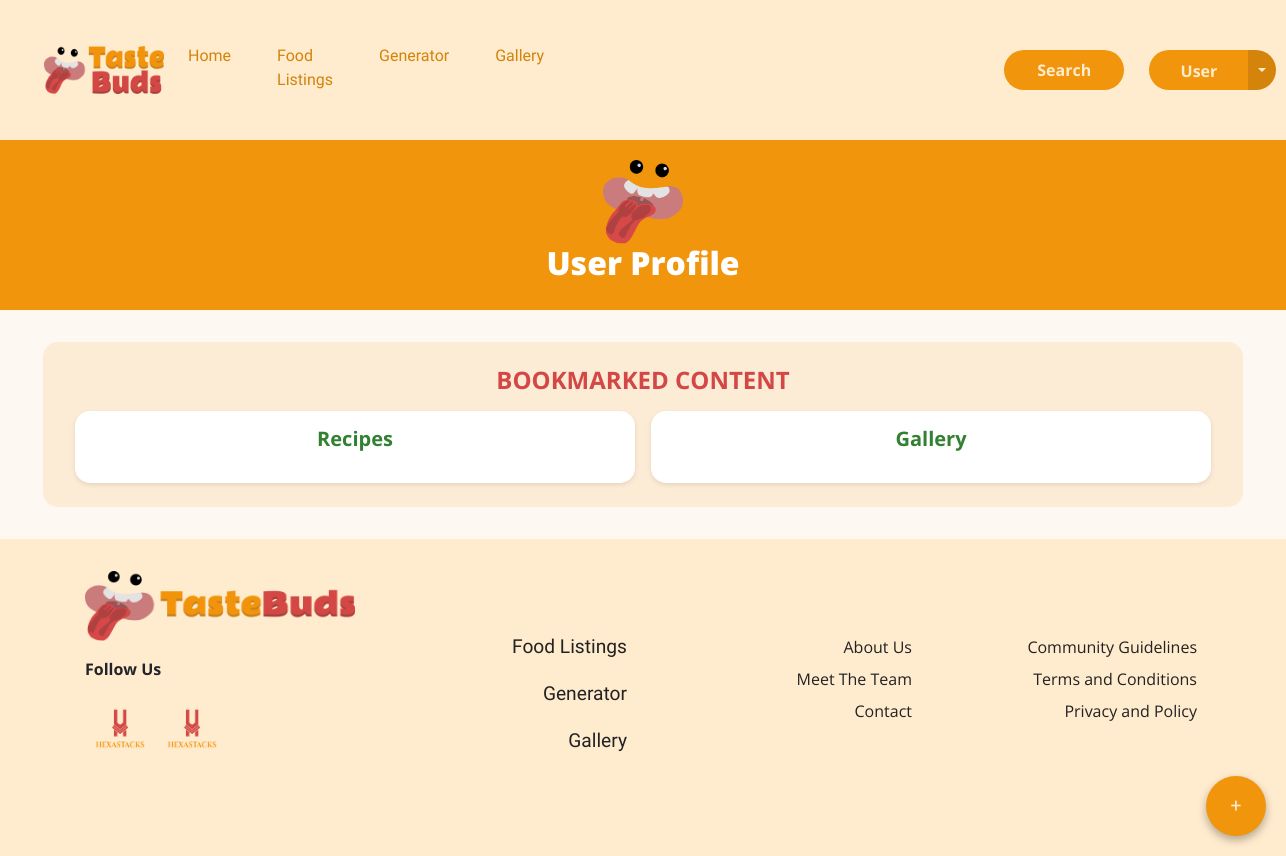
The page /users/userBookmark.php on the database as committed earlier.
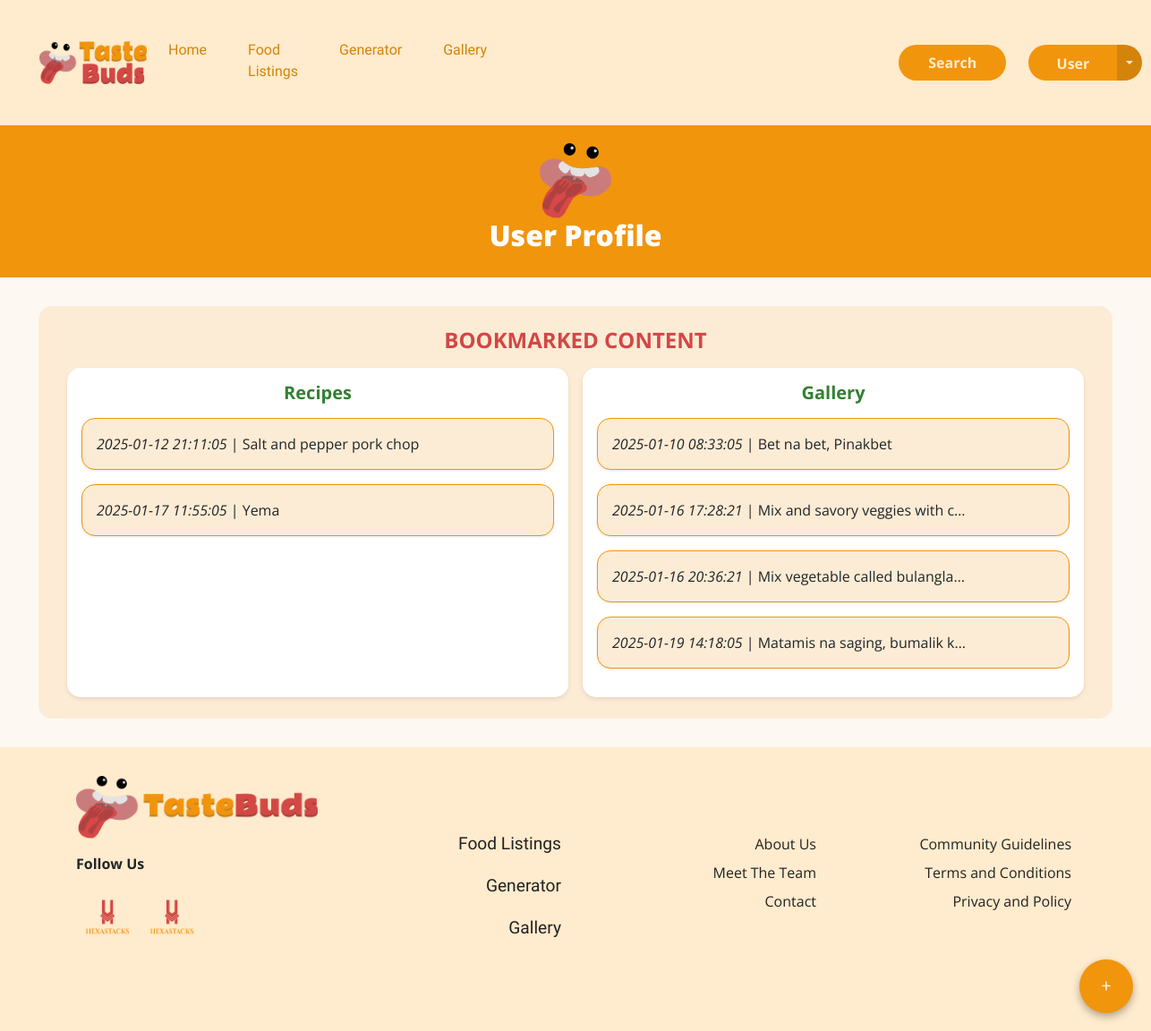
The same page on the database as committed later.
### tables this page shows
CREATE TABLE `bookmarks` (
  `bookmarkID` int(5) NOT NULL,
  `userID` int(5) NOT NULL,
  `recipeID` int(5) DEFAULT NULL,
  `postID` int(5) DEFAULT NULL,
  `bookmarkedAt` datetime NOT NULL
);

CREATE TABLE `recipes` (
  `recipeID` int(5) NOT NULL,
  `recipeTitle` varchar(100) NOT NULL,
  `description` varchar(600) NOT NULL,
  `ingredients` varchar(800) NOT NULL,
  `steps` varchar(5000) NOT NULL,
  `userID` int(5) NOT NULL,
  `isApproved` varchar(3) NOT NULL DEFAULT 'no',
  `createdAt` datetime NOT NULL DEFAULT current_timestamp(),
  `updatedAt` datetime DEFAULT current_timestamp(),
  `primaryCategoryID` int(1) NOT NULL,
  `subcategoryID` int(1) DEFAULT NULL
);

CREATE TABLE `galleryposts` (
  `postID` int(5) NOT NULL,
  `caption` varchar(1000) NOT NULL,
  `userID` int(5) NOT NULL,
  `isApproved` varchar(3) NOT NULL DEFAULT 'no',
  `createdAt` datetime NOT NULL DEFAULT current_timestamp(),
  `updatedAt` datetime DEFAULT current_timestamp(),
  `primaryCategoryID` int(1) NOT NULL,
  `subcategoryID` int(1) NOT NULL DEFAULT 7
);

### connect.php (called while the page is built, shortened)
<?php
function executeQuery($query)
{
	$conn = $GLOBALS['conn'];
	return mysqli_query($conn, $query);
}
?>

### users/userBookmark.php (the view, shortened to what this page needs)
<?php
include("../connect.php");
$queryUserBookmarksRcIndividual = "
SELECT bookmarks.*, users.userID AS userBookmarkerID, users.firstName, users.lastName, recipes.*
FROM bookmarks
LEFT JOIN users ON users.userID = bookmarks.userID
LEFT JOIN recipes ON recipes.recipeID = bookmarks.recipeID
WHERE bookmarks.recipeID >= 1 AND bookmarks.userID = 7;
";
$resultUserBookmarksRcIndividual = executeQuery($queryUserBookmarksRcIndividual);
$queryUserBookmarksGpIndividual = "
SELECT bookmarks.*, users.userID AS userBookmarkerID, users.firstName, users.lastName, galleryposts.*
FROM bookmarks
LEFT JOIN users ON users.userID = bookmarks.userID
LEFT JOIN galleryposts ON galleryposts.postID = bookmarks.postID
WHERE bookmarks.postID >= 1 AND bookmarks.userID = 7;
";
$resultUserBookmarksGpIndividual = executeQuery($queryUserBookmarksGpIndividual);
?>
<!DOCTYPE html>
<html lang="en">
<head>
    <link href="https://cdn.jsdelivr.net/npm/bootstrap@5.3.3/dist/css/bootstrap.min.css" rel="stylesheet"
>
    <link rel="stylesheet" href="../shared/assets/css/activityLog.css">
    <link rel="stylesheet" href="../shared/assets/css/navbar.css" />
    <link rel="stylesheet" href="../shared/assets/css/footer.css">
</head>
<body>
    <?php include("../shared/components/navbar.php") ?>
    <div class="profile-page">
        <header class="profile-header">
            <img src="../shared/assets/image/Logo.png" alt="TasteBuds Logo">
            <h1>User Profile</h1>
        </header>
        <main>
            <section class="content-section">
                <h2>Bookmarked Content</h2>
                <div class="content-container">
                    <div class="category">
                        <h3>Recipes</h3>
                        <?php
                        if (mysqli_num_rows($resultUserBookmarksRcIndividual) > 0) {
                            while ($userBookmarksRcIndividualRow = mysqli_fetch_assoc($resultUserBookmarksRcIndividual)) {
                                ?>
                                <div class="item-list mb-3" id="bookmarked-recipes">
                                    <a href="recipeOverview.php?recipeID=<?php echo $userBookmarksRcIndividualRow['recipeID']; ?>"
                                        class="item">
                                        <span
                                            style="overflow: hidden; text-overflow: ellipsis; white-space: nowrap; display: inline-block; max-width: 80%;">
                                            <?php echo "<i>" . $userBookmarksRcIndividualRow['bookmarkedAt'] . "</i> | " . $userBookmarksRcIndividualRow['recipeTitle']; ?>
                                        </span>
                                    </a>
                                </div>
                                <?php
                            }
                        }
                        ?>
                    </div>
                    <div class="category">
                        <h3>Gallery</h3>
                        <?php
                        if (mysqli_num_rows($resultUserBookmarksGpIndividual) > 0) {
                            while ($userBookmarksGpIndividualRow = mysqli_fetch_assoc($resultUserBookmarksGpIndividual)) {
                                ?>
                                <div class="item-list mb-3" id="bookmarked-gallery">
                                    <a href="postOverview.php?postID=<?php echo $userBookmarksGpIndividualRow['postID']; ?>"
                                        class="item">
                                        <span
                                            style="overflow: hidden; text-overflow: ellipsis; white-space: nowrap; display: inline-block; max-width: 80%;">
                                            <?php echo "<i>" . $userBookmarksGpIndividualRow['bookmarkedAt'] . "</i> | " . $userBookmarksGpIndividualRow['caption']; ?>
                                        </span>
                                    </a>
                                </div>
                                <?php
                            }
                        }
                        ?>
                    </div>
                </div>
            </section>
        </main>
    </div>
    <?php include '../shared/components/footer.php'; ?>
</body>
</html>

### shared/components/navbar.php (shortened to what this page needs)
<link rel="stylesheet" href="../shared/assets/css/style.css" />
<link rel="stylesheet" href="../shared/assets/css/navbar.css" />
<link rel="stylesheet" href="../shared/assets/css/createContent.css" />
<link href="https://cdn.jsdelivr.net/npm/bootstrap-icons/font/bootstrap-icons.css" rel="stylesheet">
<nav class="navbar navbar-expand-lg" style="background-color: #ffebcd">
    <div class="container-fluid d-flex">
        <a class="navbar-brand logo" href="index.php">
            <img src="../shared/assets/image/Logo Combination 2.png" alt="Logo" width="120" height="48"
                class="d-inline-block align-text-top" />
        </a>
        <div class="collapse navbar-collapse" id="navbarNav">
            <ul class="navbar-nav">
                <li class="nav-item">
                    <a class="nav-link active" aria-current="page" href="index.php">
                        <p class="nav-txt-clr">Home</p>
                    </a>
                </li>
                <li class="nav-item">
                    <a class="nav-link active" aria-current="page" href="foodListings.php">
                        <p class="nav-txt-clr">Food Listings</p>
                    </a>
                </li>
                <li class="nav-item">
                    <a class="nav-link active" href="foodgenerator.php">
                        <p class="nav-txt-clr">Generator</p>
                    </a>
                </li>
                <li class="nav-item">
                    <a class="nav-link active" href="gallery.php">
                        <p class="nav-txt-clr">Gallery</p>
                    </a>
                </li>
            </ul>
            <div class="btn-nav d-flex justify-content-end">
                <button class="btn btn-search" type="button" data-bs-toggle="offcanvas"
                    data-bs-target="#offcanvasSearch" aria-controls="offcanvasSearch"><a>
                        Search</a>
                </button>
                <div class="btn-group user-dropdown d-flex justify-content-end">
                    <button class="btn user-btn" type="button" id="userButton">
                        <p>User</p>
                    </button>
                    <button type="button" class="btn dropdown-toggle dropdown-toggle-split " data-bs-toggle="dropdown"
                        aria-expanded="false" aria-label="Toggle Dropdown">
                    </button>
                </div>
            </div>
            <div class="floating-btn-container">
                <button class="floating-btn rammetto-one" id="fab-main-btn">+</button>
            </div>
        </div>
    </div>
</nav>

### shared/components/footer.php
<link rel="stylesheet" href="../shared/assets/css/footer.css">
<footer class="custom-footer">
    <div class="container">
        <div class="row">
            <div class="col-12 col-md-3 mb-4 mb-md-0 text-center text-md-start">
                <div class="footer-logo">
                    <a href="index.php"><img src="../shared/assets/image/Logo Combination 1.png"
                            alt="TasteBuds Logo"></a>
                </div>
                <p class="open-sans-text fw-bold">Follow Us</p>
                <div class="social-icons d-flex justify-content-center justify-content-md-start">
                    <a href="https://github.com/HexaStacks-org"><img src="../shared/assets/image/hexastacks_logo.png"
                            alt="Social Icon 1"></a>
                    <img src="../shared/assets/image/hexastacks_logo.png" alt="Social Icon 2">
                </div>
            </div>
            <div class="col-12 col-md-3 my-5 pt-3 footer-column d-flex flex-column align-items-md-end">
                <a href="foodListings.php">
                    <h5>Food Listings</h5>
                </a>
                <a href="foodgenerator.php">
                    <h5>Generator</h5>
                </a>
                <a href="gallery.php">
                    <h5>Gallery</h5>
                </a>
            </div>
            <div class="col-12 col-md-3 my-5 pt-3 footer-column d-flex flex-column align-items-md-end">
                <a href="aboutUs.php">About Us</a>
                <a href="aboutUs.php">Meet The Team</a>
                <a href="mailto:tastebuds2025@gmail.com">Contact</a>
            </div>
            <div class="col-12 col-md-3 my-5 pt-3 footer-column d-flex flex-column align-items-md-end">
                <a href="tastebudsOrg.php#community-guidelines">Community Guidelines</a>
                <a href="tastebudsOrg.php">Terms and Conditions</a>
                <a href="tastebudsOrg.php#privacy-policy">Privacy and Policy</a>
            </div>
        </div>
    </div>
</footer>

### shared/assets/css/activityLog.css (style rules this page uses)
:root { --clr-primary: #f1950c; --clr-secondary: #d34746; --clr-action: #328032; --clr-text: #222222; --bg-light: #fdecd5; --fs-header: 2rem; --fs-title: 1.5rem; --border-radius: 15px; }
body { font-family: 'Open Sans', sans-serif; background-color: #fdf8f2; margin: 0; padding: 0; }
.profile-header { text-align: center; padding: 20px; background-color: #f1950c; color: white; }
.profile-header img { width: 80px; }
.profile-header h1 { font-size: 2rem; font-weight: 800; }
.content-section { margin: 2rem auto; padding: 1.5rem; max-width: 1200px; background-color: var(--bg-light); border-radius: var(--border-radius); }
.content-section h2 { font-size: var(--fs-title); margin-bottom: 1rem; text-align: center; color: var(--clr-secondary); text-transform: uppercase; font-weight: bold; }
.content-container { display: flex; flex-wrap: wrap; gap: 1rem; justify-content: center; }
.category { flex: 1 1 calc(100% - 2rem); max-width: calc(50% - 1rem); background-color: white; border-radius: var(--border-radius); padding: 1rem; box-shadow: 0 2px 5px rgba(0, 0, 0, 0.1); }
.category h3 { font-size: 1.25rem; margin-bottom: 1rem; text-align: center; color: var(--clr-action); font-weight: bold; }
.item-list { display: flex; flex-direction: column; gap: 1rem; }
.item { background-color: var(--bg-light); border: 1px solid var(--clr-primary); padding: 1rem; border-radius: var(--border-radius); display: flex; justify-content: space-between; align-items: center; box-shadow: 0 1px 3px rgba(0, 0, 0, 0.1); text-decoration: none; color: inherit; }
.item span { flex: 1; text-align: left; }

### shared/assets/css/navbar.css (style rules this page uses)
:root { --fs-header: 47.78px; --fs-h2: 39.91px; --fs-h3: 33.18px; --fs-h4: 27.65px; --fs-h5: 23.04px; --fs-h6: 19.2px; --fs-paragraph: 16px; --fs-small: 13.33px; --fc-primary-orange: #F1950C; --fc-dark-orange: #D4830B; --fc-mid-orange: #FCD59A; --fc-light-orange: #FFEBCD; --fc-black: #222222; --clr-primary: #F1950C; --clr-secondary: #D34746; --clr-action: #328032; --clr-dark-orange: #D4830B; --clr-mid-orange: #FCD59A; --clr-light-orange: #FFEBCD; --clr-black: #222222; --ff-title: "Rammetto One", serif; --ff-text: "Open Sans", serif; }
.rammetto-one { font-family: "Rammetto One", serif; font-weight: 400; font-style: normal; }
.open-sans-text { font-family: "Open Sans", sans-serif; font-optical-sizing: auto; font-style: normal; font-variation-settings: "wdth" 100; }
.navbar-brand.logo { display: flex; align-items: center; padding-left: 32px; width: auto; justify-content: left !important; }
.nav-txt-clr { font-family: var(--ff-title); font-size: var(--fs-paragraph); color: var(--fc-dark-orange); margin-top: 12px; }
.navbar-nav { padding-top: 16px; padding-bottom: 16px; gap: 30px; }
.btn-search { background-color: var(--clr-primary) !important; color: var(--fc-light-orange); text-align: center; border-radius: 40px; margin-left: 452px; width: 120px; height: 40px; }
.btn-search a { font-family: var(--ff-text); font-size: var(--fs-paragraph); color: var(--fc-light-orange); text-decoration: none; font-weight: bolder; }
.user-dropdown .user-btn { font-family: var(--ff-text); font-size: var(--fs-paragraph); background-color: var(--clr-primary); color: var(--fc-light); border-radius: 40px 0px 0px 40px; margin-left: 25px; width: 99.5px; height: 40px; pointer-events: none; }
.user-dropdown .dropdown-toggle { font-family: var(--ff-text); font-size: var(--fs-paragraph); color: var(--fc-light-orange); background-color: var(--clr-dark-orange); border-radius: 0px 40px 40px 0px; padding-left: -4px; }
.user-dropdown p { font-family: var(--ff-text); font-size: var(--fs-paragraph); color: var(--fc-light-orange); padding-top: 2px; font-weight: bolder; }

### shared/assets/css/style.css (style rules this page uses)
:root { --fs-header: 47.78px; --fs-h2: 39.91px; --fs-h3: 33.18px; --fs-h4: 27.65px; --fs-h5: 23.04px; --fs-h6: 19.2px; --fs-paragraph: 16px; --fs-small: 13.33px; --fc-primary-orange: #F1950C; --fc-dark-orange: #D4830B; --fc-mid-orange: #FCD59A; --fc-light-orange: #FFEBCD; --fc-black: #222222; --clr-primary: #F1950C; --clr-secondary: #D34746; --clr-action: #328032; --clr-dark-orange: #D4830B; --clr-mid-orange: #FCD59A; --clr-light-orange: #FFEBCD; --clr-black: #222222; --ff-title: "Rammetto One", serif; --ff-text: "Open Sans", serif; }
.rammetto-one { font-family: "Rammetto One", serif; font-weight: 400; font-style: normal; }
.open-sans-text { font-family: "Open Sans", sans-serif; font-optical-sizing: auto; font-style: normal; font-variation-settings: "wdth" 100; }

Rows that differ between the two databases and show on the page:
added bookmarks: bookmarkedAt "2025-01-12 21:11:05", recipeID.recipeTitle "Salt and pepper pork chop", shown under "Recipes"
added bookmarks: bookmarkedAt "2025-01-17 11:55:05", recipeID.recipeTitle "Yema", shown under "Recipes"
added bookmarks: bookmarkedAt "2025-01-10 08:33:05", postID.caption "Bet na bet, Pinakbet", shown under "Gallery"
added bookmarks: bookmarkedAt "2025-01-16 17:28:21", postID.caption "Mix and savory veggies with c…", shown under "Gallery"
added bookmarks: bookmarkedAt "2025-01-16 20:36:21", postID.caption "Mix vegetable called bulangla…", shown under "Gallery"
added bookmarks: bookmarkedAt "2025-01-19 14:18:05", postID.caption "Matamis na saging, bumalik k…", shown under "Gallery"
